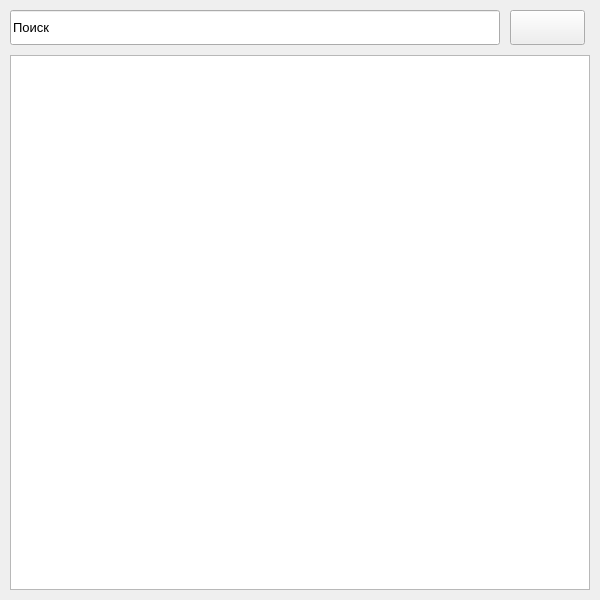
<?xml version="1.0" encoding="UTF-8"?>
<ui version="4.0">
 <class>MainWindow</class>
 <widget class="QMainWindow" name="MainWindow">
  <property name="geometry">
   <rect>
    <x>0</x>
    <y>0</y>
    <width>600</width>
    <height>600</height>
   </rect>
  </property>
  <property name="minimumSize">
   <size>
    <width>600</width>
    <height>600</height>
   </size>
  </property>
  <property name="maximumSize">
   <size>
    <width>600</width>
    <height>600</height>
   </size>
  </property>
  <property name="windowTitle">
   <string>Поиск профиля</string>
  </property>
  <property name="windowIcon">
   <iconset>
    <normaloff>../Структурные фото/Лупа.png</normaloff>../Структурные фото/Лупа.png</iconset>
  </property>
  <widget class="QWidget" name="centralwidget">
   <widget class="QLineEdit" name="lineEdit">
    <property name="geometry">
     <rect>
      <x>10</x>
      <y>10</y>
      <width>490</width>
      <height>35</height>
     </rect>
    </property>
    <property name="font">
     <font>
      <pointsize>10</pointsize>
      <weight>50</weight>
      <italic>false</italic>
      <bold>false</bold>
     </font>
    </property>
    <property name="text">
     <string>Поиск</string>
    </property>
   </widget>
   <widget class="QPushButton" name="pushButton">
    <property name="geometry">
     <rect>
      <x>510</x>
      <y>10</y>
      <width>75</width>
      <height>35</height>
     </rect>
    </property>
    <property name="text">
     <string/>
    </property>
    <property name="icon">
     <iconset>
      <normaloff>../Структурные фото/Лупа.png</normaloff>../Структурные фото/Лупа.png</iconset>
    </property>
    <property name="iconSize">
     <size>
      <width>50</width>
      <height>32</height>
     </size>
    </property>
   </widget>
   <widget class="QListWidget" name="listWidget">
    <property name="geometry">
     <rect>
      <x>10</x>
      <y>55</y>
      <width>580</width>
      <height>535</height>
     </rect>
    </property>
    <property name="font">
     <font>
      <family>Arial</family>
      <pointsize>14</pointsize>
      <weight>75</weight>
      <bold>true</bold>
     </font>
    </property>
   </widget>
  </widget>
 </widget>
 <resources/>
 <connections/>
</ui>
